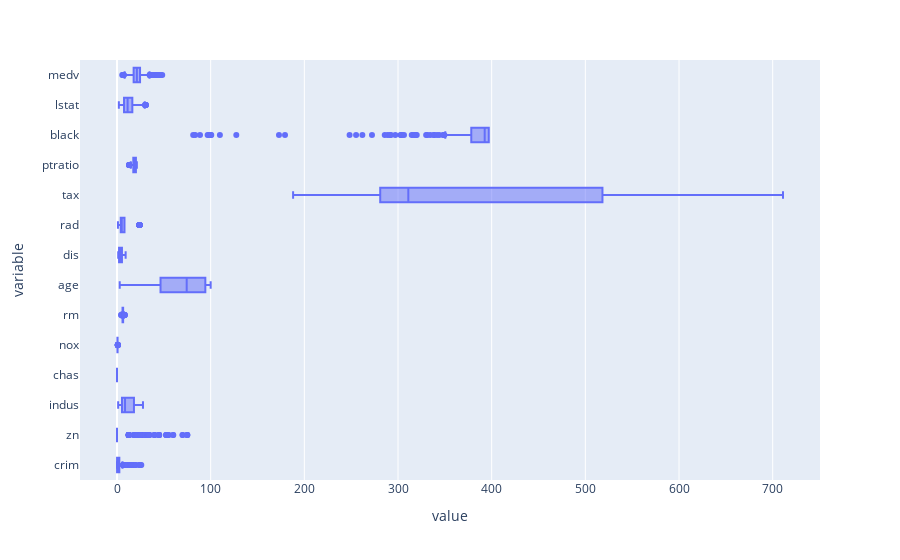

The notebook cell saved with this chart:
### Code cell
px.box(boston_housing_zscore_cleaned, points='outliers', orientation='h')

### Figure 1 — Plotly figure (JSON) as saved in the notebook; plotly's stock layout.template omitted (floating-point values rounded to 4 significant figures; data arrays with more than 128 entries replaced by an {"elided": "..."} marker saying what was removed)
{"data": [{"alignmentgroup": "True", "boxpoints": "outliers", "hovertemplate": "value=%{x}<br>variable=%{y}<extra></extra>", "legendgroup": "", "marker": {"color": "#636efa"}, "name": "", "notched": false, "offsetgroup": "", "orientation": "h", "showlegend": false, "type": "box", "x": {"elided": "4494 float values"}, "x0": " ", "xaxis": "x", "y": {"elided": "4494 str values"}, "y0": " ", "yaxis": "y"}], "layout": {"boxmode": "group", "legend": {"tracegroupgap": 0}, "margin": {"t": 60}, "xaxis": {"anchor": "y", "domain": [0, 1], "title": {"text": "value"}}, "yaxis": {"anchor": "x", "domain": [0, 1], "title": {"text": "variable"}}}}
